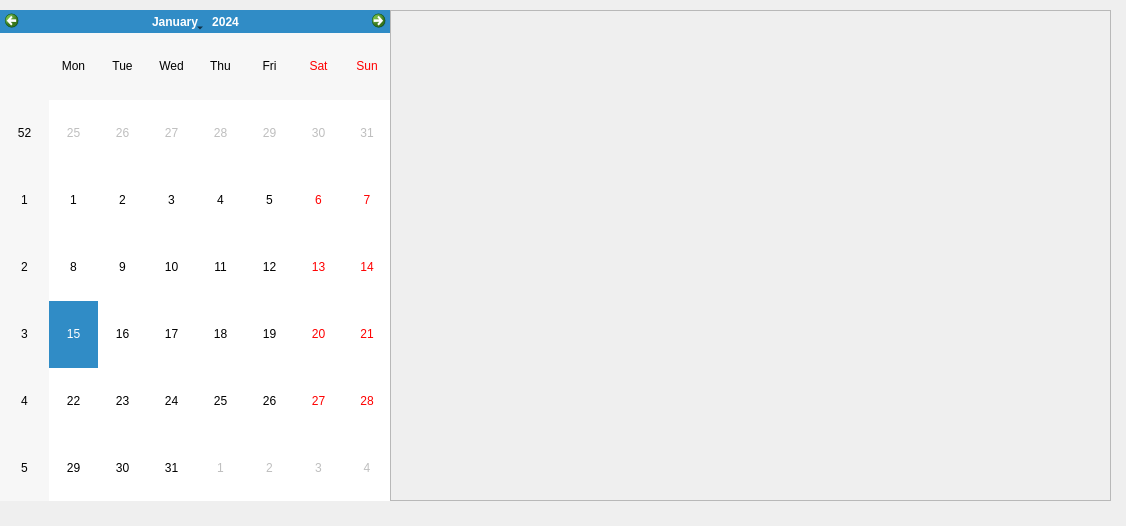
<?xml version="1.0" encoding="UTF-8"?>
<ui version="4.0">
 <class>Cal_30</class>
 <widget class="QWidget" name="Cal_30">
  <property name="geometry">
   <rect>
    <x>0</x>
    <y>0</y>
    <width>1126</width>
    <height>526</height>
   </rect>
  </property>
  <property name="windowTitle">
   <string>Form</string>
  </property>
  <widget class="QCalendarWidget" name="calendarWidget">
   <property name="geometry">
    <rect>
     <x>0</x>
     <y>10</y>
     <width>391</width>
     <height>491</height>
    </rect>
   </property>
  </widget>
  <widget class="QScrollArea" name="events_scroll">
   <property name="geometry">
    <rect>
     <x>390</x>
     <y>10</y>
     <width>721</width>
     <height>491</height>
    </rect>
   </property>
   <property name="widgetResizable">
    <bool>true</bool>
   </property>
   <widget class="QWidget" name="scrollAreaWidgetContents">
    <property name="geometry">
     <rect>
      <x>0</x>
      <y>0</y>
      <width>719</width>
      <height>489</height>
     </rect>
    </property>
   </widget>
  </widget>
 </widget>
 <resources/>
 <connections/>
</ui>
